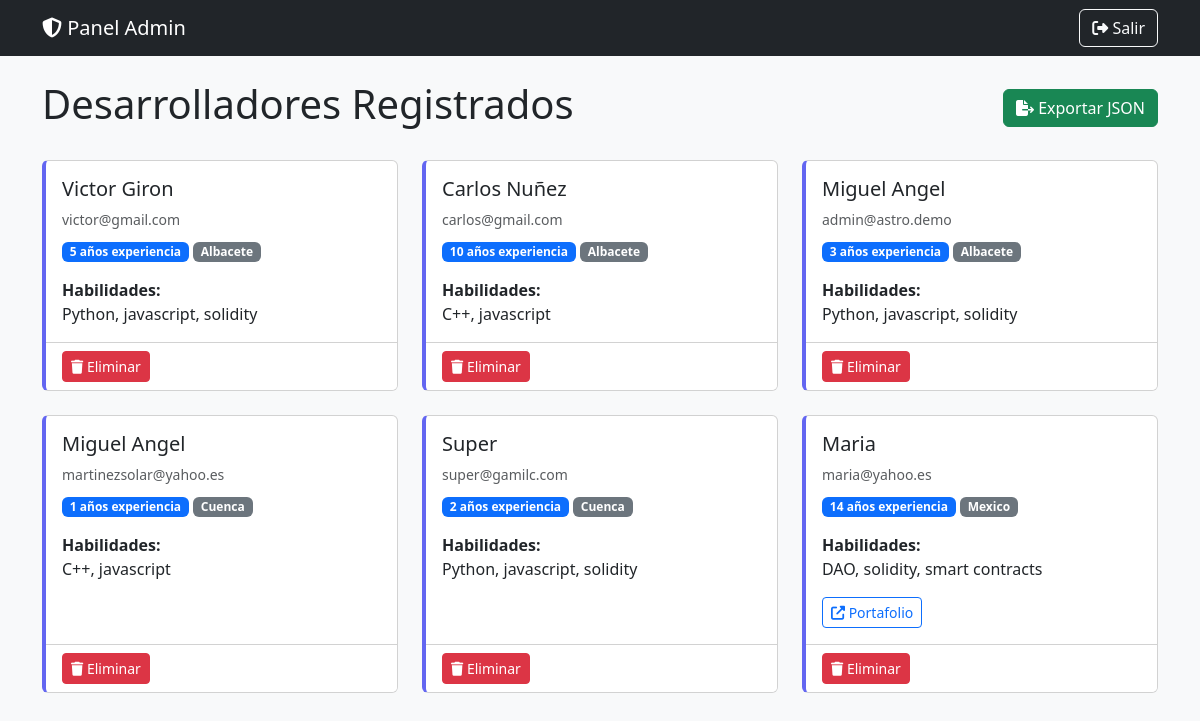
/admin/dashboard (signed in), run on an earlier commit of the app's database.
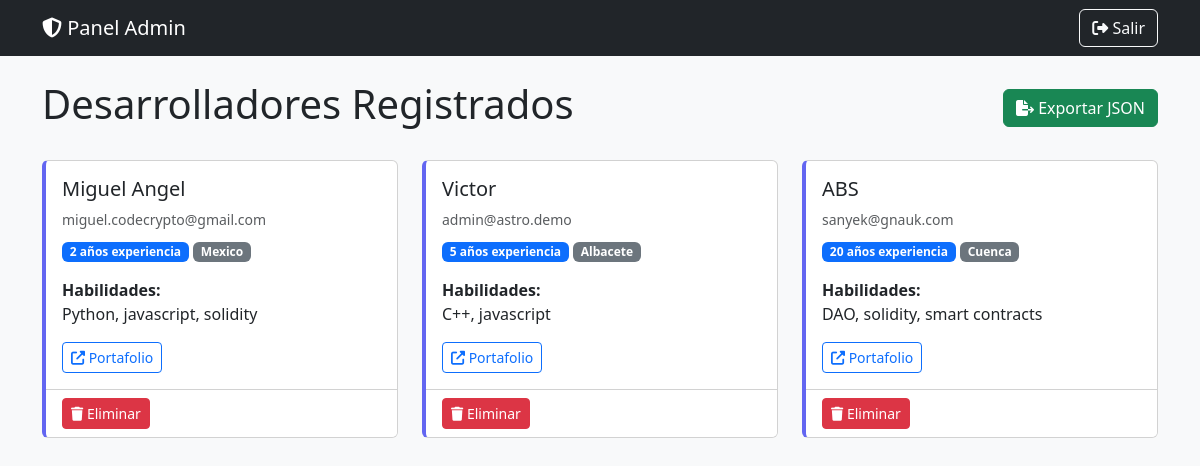
And on a later commit of the database.
### tables this page shows
CREATE TABLE developers (
            id INTEGER PRIMARY KEY AUTOINCREMENT,
            name TEXT NOT NULL,
            email TEXT UNIQUE NOT NULL,
            skills TEXT NOT NULL,
            experience_years INTEGER,
            portfolio_url TEXT,
            location TEXT,
            created_at TIMESTAMP
        );

### appy.py (the view)
@app.route('/admin/dashboard')
@admin_required
def admin_dashboard():
    with sqlite3.connect('devpool.db') as conn:
        conn.row_factory = sqlite3.Row
        developers = conn.execute('''
            SELECT id, name, email, skills, experience_years,
                   portfolio_url as portfolio, location, created_at
            FROM developers
        ''').fetchall()
    return render_template('admin_dashboard.html', developers=developers)

### appy.py (called while the page is built)
@app.after_request
def add_header(response):
    response.headers['Cache-Control'] = 'no-store, no-cache, must-revalidate, post-check=0, pre-check=0, max-age=0'
    response.headers['Pragma'] = 'no-cache'
    response.headers['Expires'] = '-1'
    return response

def admin_required(f):
    @wraps(f)
    def decorated_function(*args, **kwargs):
        if not request.cookies.get('admin_logged'):
            return redirect(url_for('admin_login'))
        return f(*args, **kwargs)
    return decorated_function

### templates/admin_dashboard.html (shortened to what this page needs)
<!DOCTYPE html>
<html lang="es">
<head>
    <link href="https://cdn.jsdelivr.net/npm/bootstrap@5.3.2/dist/css/bootstrap.min.css" rel="stylesheet">
    <link rel="stylesheet" href="https://cdnjs.cloudflare.com/ajax/libs/font-awesome/6.4.0/css/all.min.css">
</head>
<body class="bg-light">
    <nav class="navbar navbar-dark bg-dark">
        <div class="container">
            <a class="navbar-brand" href="/">
                <i class="fas fa-shield-alt"></i> Panel Admin
            </a>
            <a href="/admin/logout" class="btn btn-outline-light">
                <i class="fas fa-sign-out-alt"></i> Salir
            </a>
        </div>
    </nav>
    <div class="container py-4">
        <div class="d-flex justify-content-between align-items-center mb-4">
            <h1>Desarrolladores Registrados</h1>
            <a href="/admin/export" class="btn btn-success">
                <i class="fas fa-file-export"></i> Exportar JSON
            </a>
        </div>
        <div class="row row-cols-1 row-cols-md-2 row-cols-lg-3 g-4">
            {% for dev in developers %}
            <div class="col">
                <div class="card developer-card h-100">
                    <div class="card-body">
                        <h5 class="card-title">{{ dev.name }}</h5>
                        <p class="text-muted small mb-2">{{ dev.email }}</p>
                        <div class="mb-3">
                            <span class="badge bg-primary">{{ dev.experience_years }} años experiencia</span>
                            {% if dev.location %}
                            <span class="badge bg-secondary">{{ dev.location }}</span>
                            {% endif %}
                        </div>
                        <p class="card-text">
                            <strong>Habilidades:</strong><br>
                            {{ dev.skills }}
                        </p>
                        {% if dev.portfolio %}
                        <a href="{{ dev.portfolio }}" target="_blank" class="btn btn-sm btn-outline-primary">
                            <i class="fas fa-external-link-alt"></i> Portafolio
                        </a>
                        {% endif %}
                    </div>
                    <div class="card-footer bg-white">
                        <form action="/admin/delete/{{ dev.id }}" method="POST"
                              onsubmit="return confirm('¿Eliminar este registro permanentemente?');">
                            <button type="submit" class="btn btn-danger btn-sm">
                                <i class="fas fa-trash"></i> Eliminar
                            </button>
                        </form>
                    </div>
                </div>
            </div>
            {% endfor %}
        </div>
    </div>
</body>
</html>

### templates/admin_dashboard.html (style rules this page uses)
.developer-card { transition: all 0.3s; border-left: 4px solid #6366f1; }

What changed in the data, as far as the page shows it:
removed developers: name "Victor Giron", email "victor@gmail.com", experience_years "5", location "Albacete", skills "Python, javascript, solidity"
removed developers: name "Carlos Nuñez", email "carlos@gmail.com", experience_years "10", location "Albacete", skills "C++, javascript"
removed developers: name "Miguel Angel", email "admin@astro.demo", experience_years "3", location "Albacete", skills "Python, javascript, solidity"
removed developers: name "Miguel Angel", email "martinezsolar@yahoo.es", experience_years "1", location "Cuenca", skills "C++, javascript"
removed developers: name "Super", email "super@gamilc.com", experience_years "2", location "Cuenca", skills "Python, javascript, solidity"
removed developers: name "Maria", email "maria@yahoo.es", experience_years "14", location "Mexico", skills "DAO, solidity, smart contracts"
added developers: name "Miguel Angel", email "miguel.codecrypto@gmail.com", experience_years "2", location "Mexico", skills "Python, javascript, solidity"
added developers: name "Victor", email "admin@astro.demo", experience_years "5", location "Albacete", skills "C++, javascript"
added developers: name "ABS", email "sanyek@gnauk.com", experience_years "20", location "Cuenca", skills "DAO, solidity, smart contracts"
